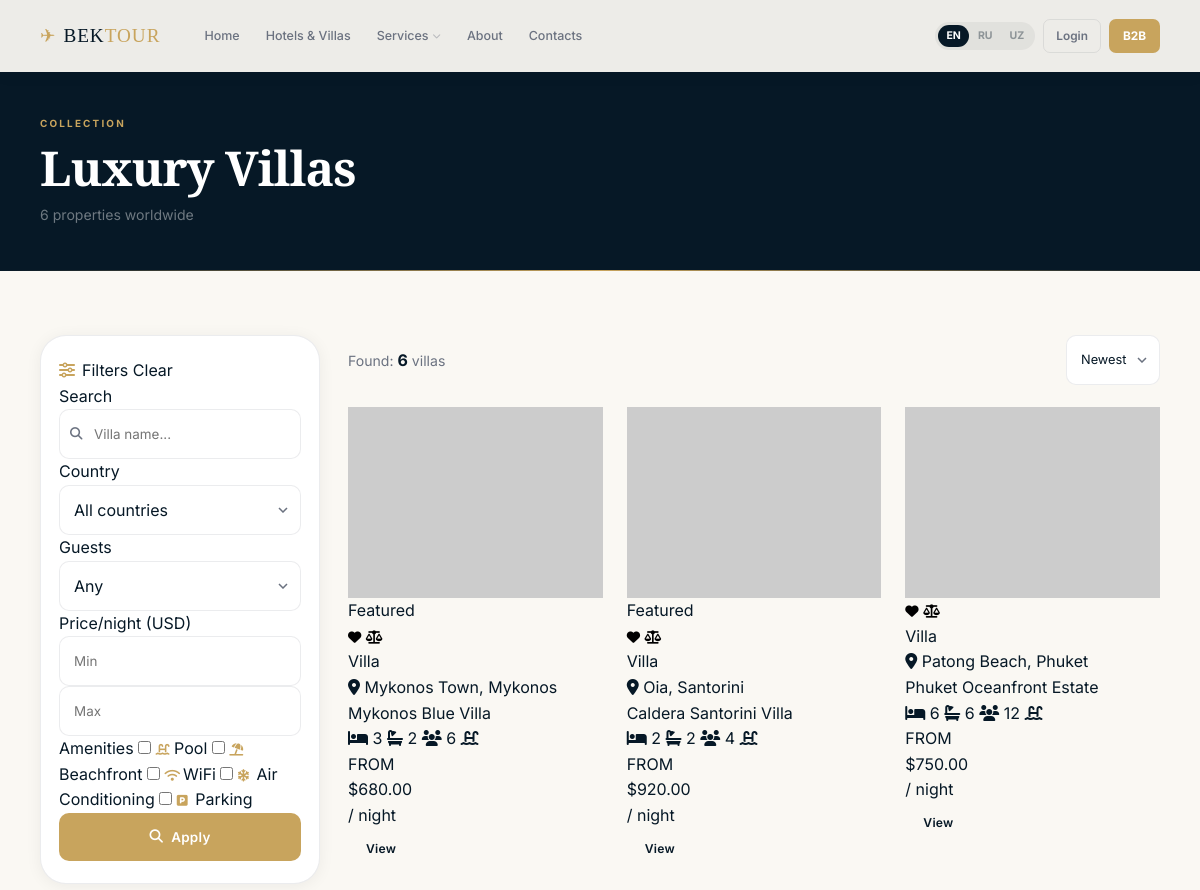
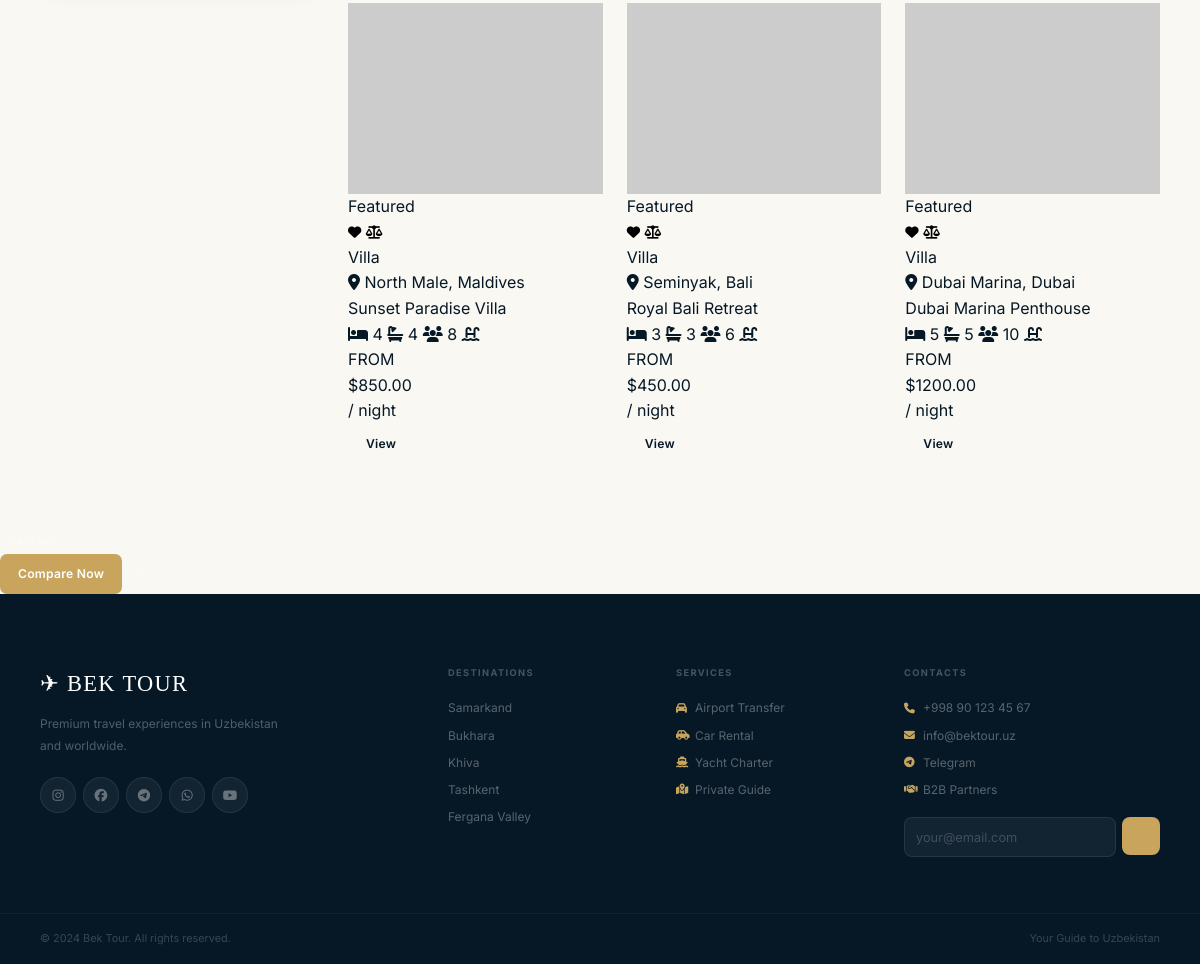
Before: /search with the older database file (2 pictures, top to bottom).
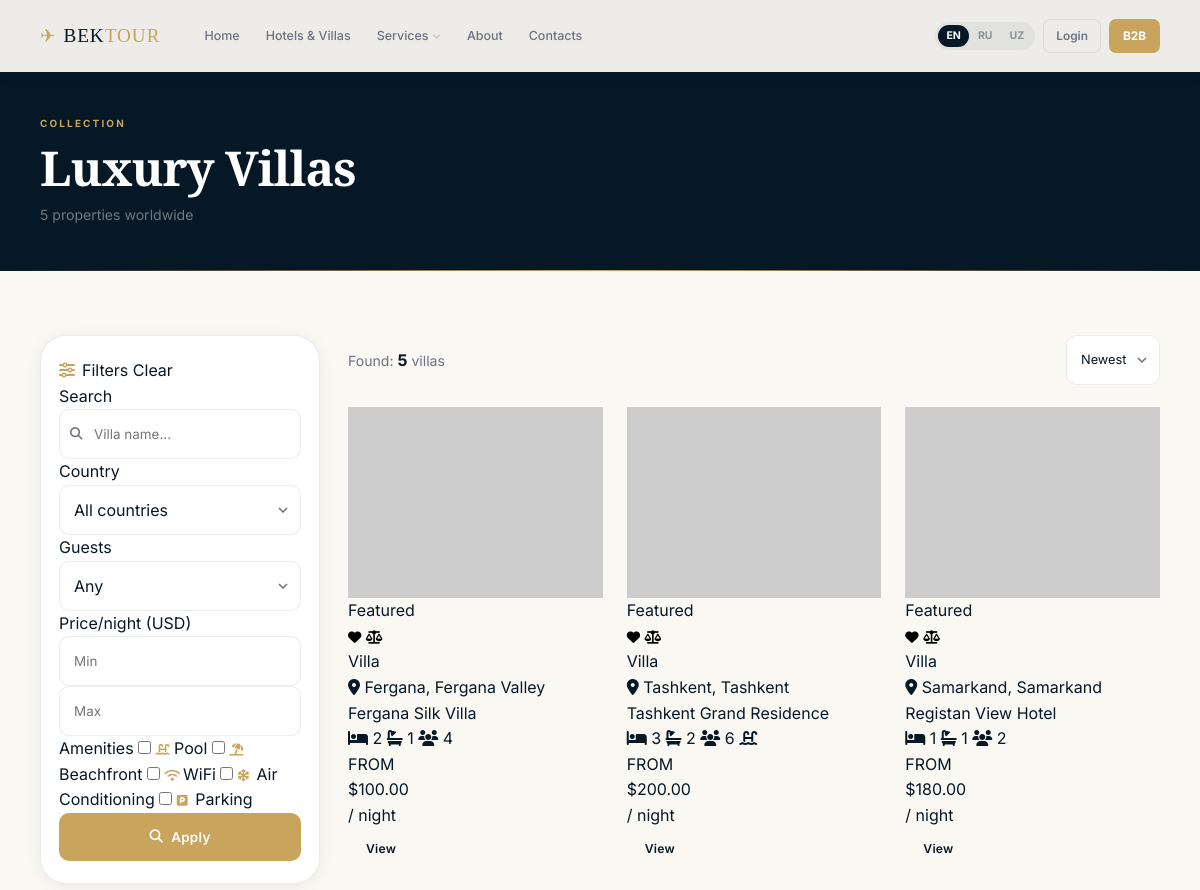
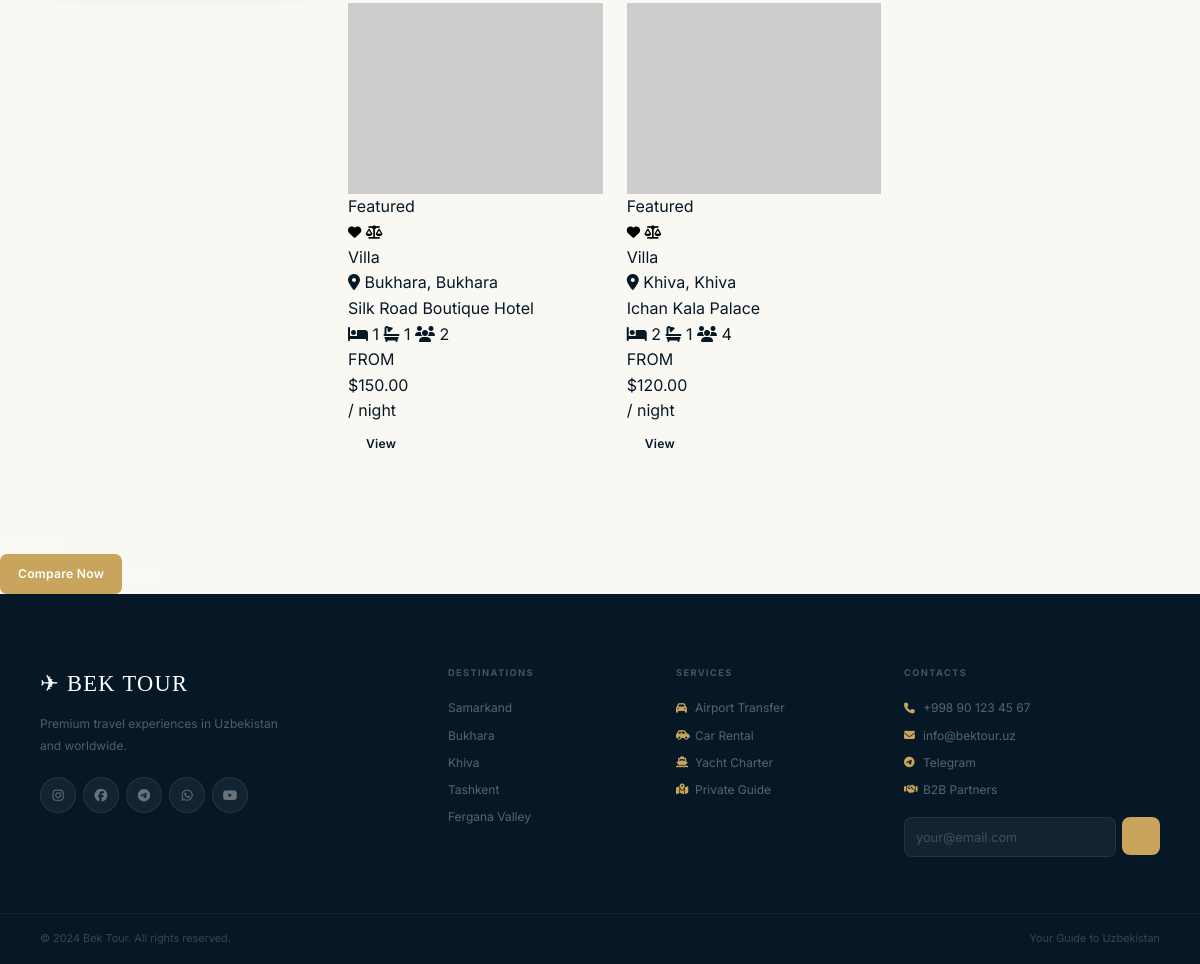
After: the same page with the newer database file (2 pictures, top to bottom).
### app/models/models.py (models this page shows)
class Villa(db.Model):
    __tablename__ = 'villas'
    id = db.Column(db.Integer, primary_key=True)
    title_en = db.Column(db.String(200), nullable=False)
    title_ru = db.Column(db.String(200))
    slug = db.Column(db.String(200), unique=True)
    description_en = db.Column(db.Text)
    description_ru = db.Column(db.Text)
    country_id = db.Column(db.Integer, db.ForeignKey('countries.id'))
    city = db.Column(db.String(100))
    address = db.Column(db.String(300))
    bedrooms = db.Column(db.Integer)
    bathrooms = db.Column(db.Integer)
    guests = db.Column(db.Integer)
    area = db.Column(db.Float)
    price_per_night = db.Column(db.Numeric(12, 2))
    price_per_week = db.Column(db.Numeric(12, 2))
    price_per_month = db.Column(db.Numeric(12, 2))
    price_b2b = db.Column(db.Numeric(12, 2))
    cover_image = db.Column(db.String(255))
    has_pool = db.Column(db.Boolean, default=False)
    has_beach = db.Column(db.Boolean, default=False)
    has_wifi = db.Column(db.Boolean, default=False)
    has_ac = db.Column(db.Boolean, default=False)
    has_parking = db.Column(db.Boolean, default=False)
    is_active = db.Column(db.Boolean, default=True)
    is_featured = db.Column(db.Boolean, default=False)
    rating = db.Column(db.Float, default=0.0)
    views = db.Column(db.Integer, default=0)
    created_at = db.Column(db.DateTime, default=datetime.utcnow)
    images = db.relationship('VillaImage', backref='villa', lazy='dynamic', cascade='all, delete-orphan')
    bookings = db.relationship('Booking', backref='villa', lazy='dynamic')
    reviews = db.relationship('Review', backref='villa', lazy='dynamic')

class Country(db.Model):
    __tablename__ = 'countries'
    id = db.Column(db.Integer, primary_key=True)
    name_en = db.Column(db.String(100), nullable=False)
    name_ru = db.Column(db.String(100))
    code = db.Column(db.String(5))
    image = db.Column(db.String(255))
    is_popular = db.Column(db.Boolean, default=False)
    villas = db.relationship('Villa', backref='country', lazy='dynamic')

### app/routes/main.py (the view)
@main_bp.route('/search')
def search():
    q = request.args.get('q', '')
    country = request.args.get('country', type=int)
    guests = request.args.get('guests', type=int)
    min_price = request.args.get('min_price', type=float)
    max_price = request.args.get('max_price', type=float)
    sort = request.args.get('sort', 'created_at')
    page = request.args.get('page', 1, type=int)
    query = Villa.query.filter_by(is_active=True)
    if q: query = query.filter(Villa.title_en.ilike(f'%{q}%'))
    if country: query = query.filter(Villa.country_id == country)
    if guests: query = query.filter(Villa.guests >= guests)
    if min_price: query = query.filter(Villa.price_per_night >= min_price)
    if max_price: query = query.filter(Villa.price_per_night <= max_price)
    if sort == 'price_asc': query = query.order_by(Villa.price_per_night.asc())
    elif sort == 'price_desc': query = query.order_by(Villa.price_per_night.desc())
    else: query = query.order_by(Villa.created_at.desc())
    villas = query.paginate(page=page, per_page=12, error_out=False)
    countries = Country.query.all()
    return render_template('main/search.html', villas=villas, countries=countries, q=q)

### app/templates/main/search.html (shortened to what this page needs)
{% extends 'base.html' %}
{% block content %}
<div class="page-hero">
  <div class="container">
    <span class="section-label">{% if lang == 'ru' %}Каталог{% elif lang == 'uz' %}Katalog{% else %}Collection{% endif %}</span>
    <h1>{% if lang == 'ru' %}Все виллы{% elif lang == 'uz' %}Barcha villalar{% else %}Luxury Villas{% endif %}</h1>
    <p>{{ villas.total }} {% if lang == 'ru' %}объектов по всему миру{% elif lang == 'uz' %}dunyo bo\'yicha mulk{% else %}properties worldwide{% endif %}</p>
  </div>
</div>
<section class="section-sm">
  <div class="container">
    <form method="GET" action="{{ url_for('villas.index') }}">
      <div class="search-layout">
        <aside class="filter-panel">
          <div class="filter-title">
            <span><i class="fa fa-sliders-h" style="color:var(--gold);margin-right:7px;"></i>{% if lang == 'ru' %}Фильтры{% elif lang == 'uz' %}Filtrlar{% else %}Filters{% endif %}</span>
            <a href="{{ url_for('villas.index') }}" class="filter-reset">{% if lang == 'ru' %}Сбросить{% elif lang == 'uz' %}Tozalash{% else %}Clear{% endif %}</a>
          </div>
          <div class="filter-group">
            <span class="filter-group-label">{% if lang == 'ru' %}Поиск{% elif lang == 'uz' %}Qidirish{% else %}Search{% endif %}</span>
            <div style="position:relative;">
              <input type="text" name="q" value="{{ q or '' }}" placeholder="{% if lang == 'ru' %}Название виллы...{% elif lang == 'uz' %}Villa nomi...{% else %}Villa name...{% endif %}" class="form-control" style="padding-left:34px;font-size:.84rem;">
              <i class="fa fa-search" style="position:absolute;left:11px;top:50%;transform:translateY(-50%);color:var(--muted);font-size:.78rem;"></i>
            </div>
          </div>
          <div class="filter-group">
            <span class="filter-group-label">{% if lang == 'ru' %}Страна{% elif lang == 'uz' %}Mamlakat{% else %}Country{% endif %}</span>
            <select name="country" class="form-control" onchange="this.form.submit()">
              <option value="">{% if lang == 'ru' %}Все страны{% elif lang == 'uz' %}Barcha mamlakatlar{% else %}All countries{% endif %}</option>
            </select>
          </div>
          <div class="filter-group">
            <span class="filter-group-label">{% if lang == 'ru' %}Гостей{% elif lang == 'uz' %}Mehmonlar{% else %}Guests{% endif %}</span>
            <select name="guests" class="form-control" onchange="this.form.submit()">
              <option value="">{% if lang == 'ru' %}Любое кол-во{% elif lang == 'uz' %}Istalgan son{% else %}Any{% endif %}</option>
            </select>
          </div>
          <div class="filter-group">
            <span class="filter-group-label">{% if lang == 'ru' %}Цена/ночь (USD){% elif lang == 'uz' %}Narx/kecha (USD){% else %}Price/night (USD){% endif %}</span>
            <div class="price-range">
              <input type="number" name="min_price" placeholder="Min" class="form-control" style="font-size:.84rem;" value="{{ request.args.get('min_price','') }}">
              <input type="number" name="max_price" placeholder="Max" class="form-control" style="font-size:.84rem;" value="{{ request.args.get('max_price','') }}">
            </div>
          </div>
          <div class="filter-group">
            <span class="filter-group-label">{% if lang == 'ru' %}Удобства{% elif lang == 'uz' %}Qulayliklar{% else %}Amenities{% endif %}</span>
            {% set amenities = [('has_pool','fa-swimming-pool','Pool','Бассейн','Hovuz'),('has_beach','fa-umbrella-beach','Beachfront','Пляж','Qirg\'oq'),('has_wifi','fa-wifi','WiFi','WiFi','WiFi'),('has_ac','fa-snowflake','Air Conditioning','Кондиционер','Konditsioner'),('has_parking','fa-parking','Parking','Парковка','Avtoturargoh')] %}
            {% for name, icon, en, ru, uz in amenities %}
            <label class="checkbox-item">
              <input type="checkbox" name="{{ name }}" value="1" {% if request.args.get(name) %}checked{% endif %} onchange="this.form.submit()">
              <i class="fa {{ icon }}" style="color:var(--gold);width:14px;font-size:.78rem;"></i>
              {% if lang == 'ru' %}{{ ru }}{% elif lang == 'uz' %}{{ uz }}{% else %}{{ en }}{% endif %}
            </label>
            {% endfor %}
          </div>
          <button type="submit" class="btn btn-gold btn-block"><i class="fa fa-search"></i> {% if lang == 'ru' %}Применить{% elif lang == 'uz' %}Qo\'llash{% else %}Apply{% endif %}</button>
        </aside>
        <div>
          <div class="results-top">
            <div class="results-count">{% if lang == 'ru' %}Найдено:{% elif lang == 'uz' %}Topildi:{% else %}Found:{% endif %} <strong>{{ villas.total }}</strong> {% if lang == 'ru' %}вилл{% elif lang == 'uz' %}villa{% else %}villas{% endif %}</div>
            <select name="sort" class="form-control" style="width:auto;font-size:.8rem;" onchange="this.form.submit()">
              <option value="created_at">{% if lang == 'ru' %}Новые{% elif lang == 'uz' %}Yangi{% else %}Newest{% endif %}</option>
            </select>
          </div>
          {% if villas.items %}
          <div class="cards-grid">
            {% for villa in villas.items %}
            <div class="card">
              <div class="card-img">
                <img src="https://picsum.photos/seed/v{{ villa.id }}list/800/600" alt="{{ villa.title_en }}" loading="lazy">
                {% if villa.is_featured %}<div class="card-badges"><span class="card-badge card-badge-gold">Featured</span></div>{% endif %}
                <div class="card-actions">
                  <button class="card-action" data-fav="{{ villa.id }}" title="Favorite"><i class="fa fa-heart"></i></button>
                  <button class="card-action" data-compare="{{ villa.id }}" data-name="{{ villa.title_en }}" title="Compare"><i class="fa fa-balance-scale"></i></button>
                </div>
              </div>
              <div class="card-body">
                <div class="card-tag">Villa</div>
                <div class="card-location"><i class="fa fa-map-marker-alt"></i> {{ villa.city or '' }}{% if villa.country %}, {{ villa.country.name_en }}{% endif %}</div>
                <div class="card-title"><a href="{{ url_for('villas.detail', slug=villa.slug) }}">{{ villa.title_en }}</a></div>
                <div class="card-meta">
                  {% if villa.bedrooms %}<span><i class="fa fa-bed"></i> {{ villa.bedrooms }}</span>{% endif %}
                  {% if villa.bathrooms %}<span><i class="fa fa-bath"></i> {{ villa.bathrooms }}</span>{% endif %}
                  {% if villa.guests %}<span><i class="fa fa-users"></i> {{ villa.guests }}</span>{% endif %}
                  {% if villa.has_pool %}<span><i class="fa fa-swimming-pool"></i></span>{% endif %}
                </div>
                <div class="card-footer">
                  <div>
                    <div class="card-price-label">{{ t.from_label }}</div>
                    <div class="card-price">${{ villa.price_per_night }}</div>
                    <div class="card-price-per">{{ t.per_night }}</div>
                  </div>
                  <a href="{{ url_for('villas.detail', slug=villa.slug) }}" class="btn btn-primary btn-sm">{{ t.btn_view }}</a>
                </div>
              </div>
            </div>
            {% endfor %}
          </div>
          {% endif %}
        </div>
      </div>
    </form>
  </div>
</section>
<div class="compare-bar" id="compareBar">
  <span style="font-size:.65rem;font-weight:700;letter-spacing:.1em;color:rgba(255,255,255,.3);white-space:nowrap;text-transform:uppercase;">Compare</span>
  <a href="#" class="btn btn-gold btn-sm" style="flex-shrink:0;">Compare Now</a>
  <button onclick="clearCompare()" style="color:rgba(255,255,255,.3);font-size:.75rem;cursor:pointer;">Clear</button>
</div>
{% endblock %}

### app/templates/base.html (shortened to what this page needs)
<!DOCTYPE html>
<html lang="{{ lang }}">
<head>
  <link rel="stylesheet" href="https://cdnjs.cloudflare.com/ajax/libs/font-awesome/6.5.0/css/all.min.css">
  <link rel="stylesheet" href="{{ url_for('static', filename='css/main.css') }}">
</head>
<body>
<header class="header {% if not is_hero %}glass{% else %}over{% endif %}" id="header">
  <div class="container">
    <div class="hd-inner">
      <a href="{{ url_for('main.index') }}" class="logo">
        <span class="logo-icon">✈</span>
        <span class="logo-name">BEK<em>TOUR</em></span>
      </a>
      <nav class="nav">
        <a href="{{ url_for('main.index') }}" class="nav-a">{{ t.nav_home }}</a>
        <a href="{{ url_for('villas.index') }}" class="nav-a">{{ t.nav_villas }}</a>
        <div class="nav-drop">
          <a href="{{ url_for('services.index') }}" class="nav-a">
            {{ t.nav_services }}<i class="fa fa-chevron-down nav-caret"></i>
          </a>
        </div>
        <a href="{{ url_for('main.about') }}" class="nav-a">{{ t.nav_about }}</a>
        <a href="{{ url_for('main.contacts') }}" class="nav-a">{{ t.nav_contacts }}</a>
      </nav>
      <div class="hd-right">
        <div class="lang-sw">
          <a href="{{ url_for('main.set_lang', lang='en') }}" {% if lang=='en' %}class="on"{% endif %}>EN</a>
          <a href="{{ url_for('main.set_lang', lang='ru') }}" {% if lang=='ru' %}class="on"{% endif %}>RU</a>
          <a href="{{ url_for('main.set_lang', lang='uz') }}" {% if lang=='uz' %}class="on"{% endif %}>UZ</a>
        </div>
        {% if current_user.is_authenticated %}
        <div class="user-dd">
          <button class="user-av">{{ (current_user.first_name or current_user.email)[0].upper() }}</button>
          <div class="user-dd-menu">
            <a href="{{ url_for('auth.profile') }}"><i class="fa fa-user"></i> {{ t.profile }}</a>
            {% if current_user.role == 'admin' %}<a href="{{ url_for('admin.dashboard') }}"><i class="fa fa-cog"></i> Admin</a>{% endif %}
            {% if current_user.role == 'agent' %}<a href="{{ url_for('b2b.dashboard') }}"><i class="fa fa-building"></i> B2B</a>{% endif %}
            <a href="{{ url_for('auth.logout') }}" style="color:#DC2626"><i class="fa fa-sign-out-alt"></i> {{ t.logout }}</a>
          </div>
        </div>
        {% else %}
        <a href="{{ url_for('auth.login') }}" class="btn-hd-ghost">{{ t.login }}</a>
        {% endif %}
        <a href="{{ url_for('b2b.register') }}" class="btn-hd-gold">B2B</a>
      </div>
    </div>
  </div>
</header>
<main>{% block content %}{% endblock %}</main>
<footer class="footer">
  <div class="footer-inner">
    <div class="footer-brand">
      <div class="footer-logo">✈ BEK TOUR</div>
      <p>{{ t.footer_desc }}</p>
      <div class="footer-soc">
        <a href="#" aria-label="Instagram"><i class="fab fa-instagram"></i></a>
        <a href="#" aria-label="Facebook"><i class="fab fa-facebook"></i></a>
        <a href="https://t.me/bektop" aria-label="Telegram"><i class="fab fa-telegram"></i></a>
        <a href="#" aria-label="WhatsApp"><i class="fab fa-whatsapp"></i></a>
        <a href="#" aria-label="YouTube"><i class="fab fa-youtube"></i></a>
      </div>
    </div>
    <div class="footer-col">
      <div class="footer-col-title">{% if lang=='ru' %}Направления{% elif lang=='uz' %}Yo'nalishlar{% else %}Destinations{% endif %}</div>
      <a href="{{ url_for('villas.index') }}?q=Samarkand">Samarkand</a>
      <a href="{{ url_for('villas.index') }}?q=Bukhara">Bukhara</a>
      <a href="{{ url_for('villas.index') }}?q=Khiva">Khiva</a>
      <a href="{{ url_for('villas.index') }}?q=Tashkent">Tashkent</a>
      <a href="{{ url_for('villas.index') }}?q=Fergana">Fergana Valley</a>
    </div>
    <div class="footer-col">
      <div class="footer-col-title">{{ t.nav_services }}</div>
      <a href="{{ url_for('services.index') }}#transfer"><i class="fa fa-car"></i>{{ t.serv_transfer }}</a>
      <a href="{{ url_for('services.index') }}#car"><i class="fa fa-car-side"></i>{{ t.serv_car }}</a>
      <a href="{{ url_for('services.index') }}#yacht"><i class="fa fa-ship"></i>{{ t.serv_yacht }}</a>
      <a href="{{ url_for('services.index') }}#guide"><i class="fa fa-map-marked-alt"></i>{{ t.serv_guide }}</a>
    </div>
    <div class="footer-col">
      <div class="footer-col-title">{{ t.nav_contacts }}</div>
      <a href="tel:+998901234567"><i class="fa fa-phone"></i>+998 90 123 45 67</a>
      <a href="mailto:info@bektour.uz"><i class="fa fa-envelope"></i>info@bektour.uz</a>
      <a href="https://t.me/bektop"><i class="fab fa-telegram"></i>Telegram</a>
      <a href="{{ url_for('b2b.register') }}"><i class="fa fa-handshake"></i>B2B Partners</a>
      <div class="footer-nl">
        <input type="email" placeholder="{% if lang=='ru' %}Email{% else %}your@email.com{% endif %}">
        <button onclick="showToast('{% if lang=='ru' %}Спасибо!{% else %}Thank you!{% endif %}')"><i class="fa fa-paper-plane"></i></button>
      </div>
    </div>
  </div>
  <div class="footer-bottom">
    <span>© 2024 Bek Tour. {% if lang=='ru' %}Все права защищены{% elif lang=='uz' %}Barcha huquqlar himoyalangan{% else %}All rights reserved{% endif %}.</span>
    <span>{% if lang=='ru' %}Ваш гид по Узбекистану{% elif lang=='uz' %}O'zbekiston bo'yicha qo'llanmangiz{% else %}Your Guide to Uzbekistan{% endif %}</span>
  </div>
</footer>
</body>
</html>

Changed rows visible on the page:
removed Villa: is_featured "Featured", city "Mykonos Town", country.name_en "Mykonos", title_en "Mykonos Blue Villa", bedrooms "3", bathrooms "2", guests "6", has_pool True (drawn), from_label "FROM", price_per_night "680.00", per_night "/ night", btn_view "View"
removed Villa: is_featured "Featured", city "Oia", country.name_en "Santorini", title_en "Caldera Santorini Villa", bedrooms "2", bathrooms "2", guests "4", has_pool True (drawn), from_label "FROM", price_per_night "920.00", per_night "/ night", btn_view "View"
removed Villa: city "Patong Beach", country.name_en "Phuket", title_en "Phuket Oceanfront Estate", bedrooms "6", bathrooms "6", guests "12", has_pool True (drawn), from_label "FROM", price_per_night "750.00", per_night "/ night", btn_view "View"
removed Villa: is_featured "Featured", city "North Male", country.name_en "Maldives", title_en "Sunset Paradise Villa", bedrooms "4", bathrooms "4", guests "8", has_pool True (drawn), from_label "FROM", price_per_night "850.00", per_night "/ night", btn_view "View"
removed Villa: is_featured "Featured", city "Seminyak", country.name_en "Bali", title_en "Royal Bali Retreat", bedrooms "3", bathrooms "3", guests "6", has_pool True (drawn), from_label "FROM", price_per_night "450.00", per_night "/ night", btn_view "View"
removed Villa: is_featured "Featured", city "Dubai Marina", country.name_en "Dubai", title_en "Dubai Marina Penthouse", bedrooms "5", bathrooms "5", guests "10", has_pool True (drawn), from_label "FROM", price_per_night "1200.00", per_night "/ night", btn_view "View"
added Villa: is_featured "Featured", city "Fergana", country.name_en "Fergana Valley", title_en "Fergana Silk Villa", bedrooms "2", bathrooms "1", guests "4", from_label "FROM", price_per_night "100.00", per_night "/ night", btn_view "View"
added Villa: is_featured "Featured", city "Tashkent", country.name_en "Tashkent", title_en "Tashkent Grand Residence", bedrooms "3", bathrooms "2", guests "6", has_pool True (drawn), from_label "FROM", price_per_night "200.00", per_night "/ night", btn_view "View"
added Villa: is_featured "Featured", city "Samarkand", country.name_en "Samarkand", title_en "Registan View Hotel", bedrooms "1", bathrooms "1", guests "2", from_label "FROM", price_per_night "180.00", per_night "/ night", btn_view "View"
added Villa: is_featured "Featured", city "Bukhara", country.name_en "Bukhara", title_en "Silk Road Boutique Hotel", bedrooms "1", bathrooms "1", guests "2", from_label "FROM", price_per_night "150.00", per_night "/ night", btn_view "View"
added Villa: is_featured "Featured", city "Khiva", country.name_en "Khiva", title_en "Ichan Kala Palace", bedrooms "2", bathrooms "1", guests "4", from_label "FROM", price_per_night "120.00", per_night "/ night", btn_view "View"
Other visible differences:
{{ villas.total }}: "6" → "5"
